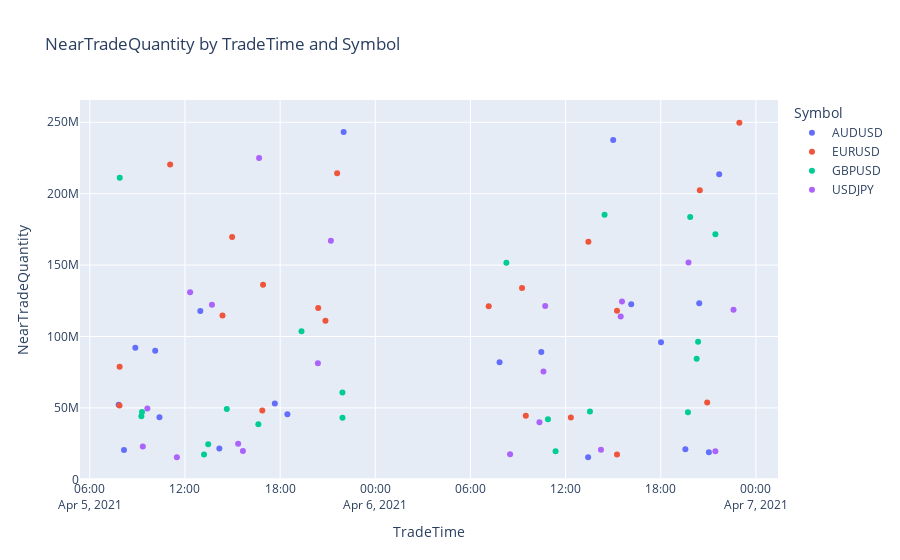

The notebook cell saved with this chart:
### Code cell
fig = px.scatter(df,x="TradeTime" ,y ="NearTradeQuantity", color =  "Symbol", title = "NearTradeQuantity by TradeTime and Symbol")
fig
